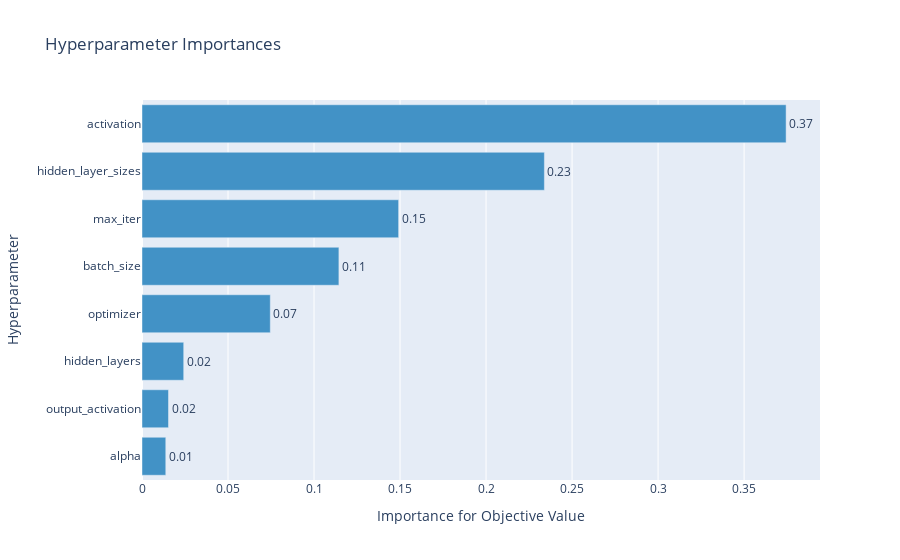

The notebook cell this image was saved under:
### Code cell
optuna.visualization.plot_param_importances(study_2)

### Figure 1 — Plotly figure (JSON) as saved in the notebook; plotly's stock layout.template omitted (floating-point values rounded to 4 significant figures)
{"data": [{"cliponaxis": false, "hovertemplate": ["alpha (CategoricalDistribution): 0.013820796321157902<extra></extra>", "output_activation (CategoricalDistribution): 0.015404433674613666<extra></extra>", "hidden_layers (IntDistribution): 0.024247999124246748<extra></extra>", "optimizer (CategoricalDistribution): 0.07457318766501525<extra></extra>", "batch_size (CategoricalDistribution): 0.114460283167408<extra></extra>", "max_iter (CategoricalDistribution): 0.1491693603364632<extra></extra>", "hidden_layer_sizes (CategoricalDistribution): 0.23390752031612608<extra></extra>", "activation (CategoricalDistribution): 0.3744164193949691<extra></extra>"], "marker": {"color": "rgb(66,146,198)"}, "orientation": "h", "text": ["0.01", "0.02", "0.02", "0.07", "0.11", "0.15", "0.23", "0.37"], "textposition": "outside", "type": "bar", "x": [0.01382, 0.0154, 0.02425, 0.07457, 0.1145, 0.1492, 0.2339, 0.3744], "y": ["alpha", "output_activation", "hidden_layers", "optimizer", "batch_size", "max_iter", "hidden_layer_sizes", "activation"]}], "layout": {"showlegend": false, "title": {"text": "Hyperparameter Importances"}, "xaxis": {"title": {"text": "Importance for Objective Value"}}, "yaxis": {"title": {"text": "Hyperparameter"}}}}
